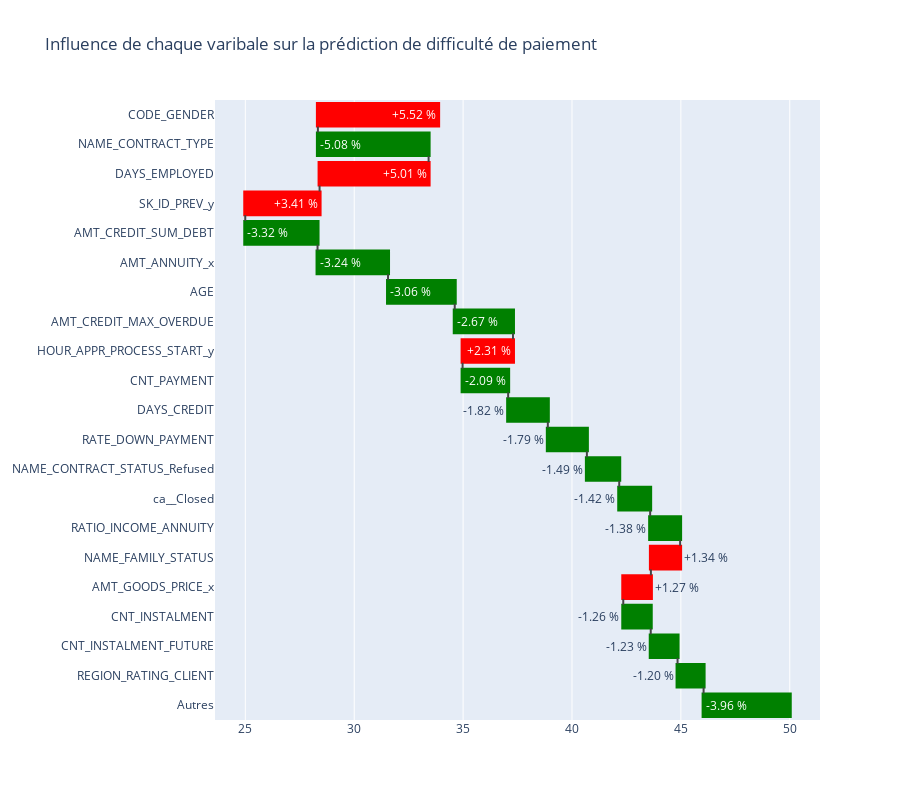

Write notebook code for a chart like this one.
### Code cell
plotly_waterfall(100004, 20)

### Figure 1 — Plotly figure (JSON) as saved in the notebook; plotly's stock layout.template omitted (floating-point values rounded to 4 significant figures)
{"data": [{"base": 50, "decreasing": {"marker": {"color": "green", "line": {"color": "green", "width": 2}}}, "increasing": {"marker": {"color": "red", "line": {"color": "red", "width": 2}}}, "measure": ["relative", "relative", "relative", "relative", "relative", "relative", "relative", "relative", "relative", "relative", "relative", "relative", "relative", "relative", "relative", "relative", "relative", "relative", "relative", "relative", "relative", "relative"], "orientation": "h", "text": ["-3.96 %", "-1.20 %", "-1.23 %", "-1.26 %", "+1.27 %", "+1.34 %", "-1.38 %", "-1.42 %", "-1.49 %", "-1.79 %", "-1.82 %", "-2.09 %", "+2.31 %", "-2.67 %", "-3.06 %", "-3.24 %", "-3.32 %", "+3.41 %", "+5.01 %", "-5.08 %", "+5.52 %"], "type": "waterfall", "x": [-3.956, -1.195, -1.232, -1.262, 1.269, 1.342, -1.375, -1.42, -1.485, -1.793, -1.822, -2.092, 2.313, -2.674, -3.063, -3.237, -3.32, 3.413, 5.007, -5.084, 5.521], "y": ["Autres", "REGION_RATING_CLIENT", "CNT_INSTALMENT_FUTURE", "CNT_INSTALMENT", "AMT_GOODS_PRICE_x", "NAME_FAMILY_STATUS", "RATIO_INCOME_ANNUITY", "ca__Closed", "NAME_CONTRACT_STATUS_Refused", "RATE_DOWN_PAYMENT", "DAYS_CREDIT", "CNT_PAYMENT", "HOUR_APPR_PROCESS_START_y", "AMT_CREDIT_MAX_OVERDUE", "AGE", "AMT_ANNUITY_x", "AMT_CREDIT_SUM_DEBT", "SK_ID_PREV_y", "DAYS_EMPLOYED", "NAME_CONTRACT_TYPE", "CODE_GENDER"]}], "layout": {"height": 800, "title": {"text": "Influence de chaque varibale sur la prédiction de difficulté de paiement"}, "waterfallgap": 0.2}}
